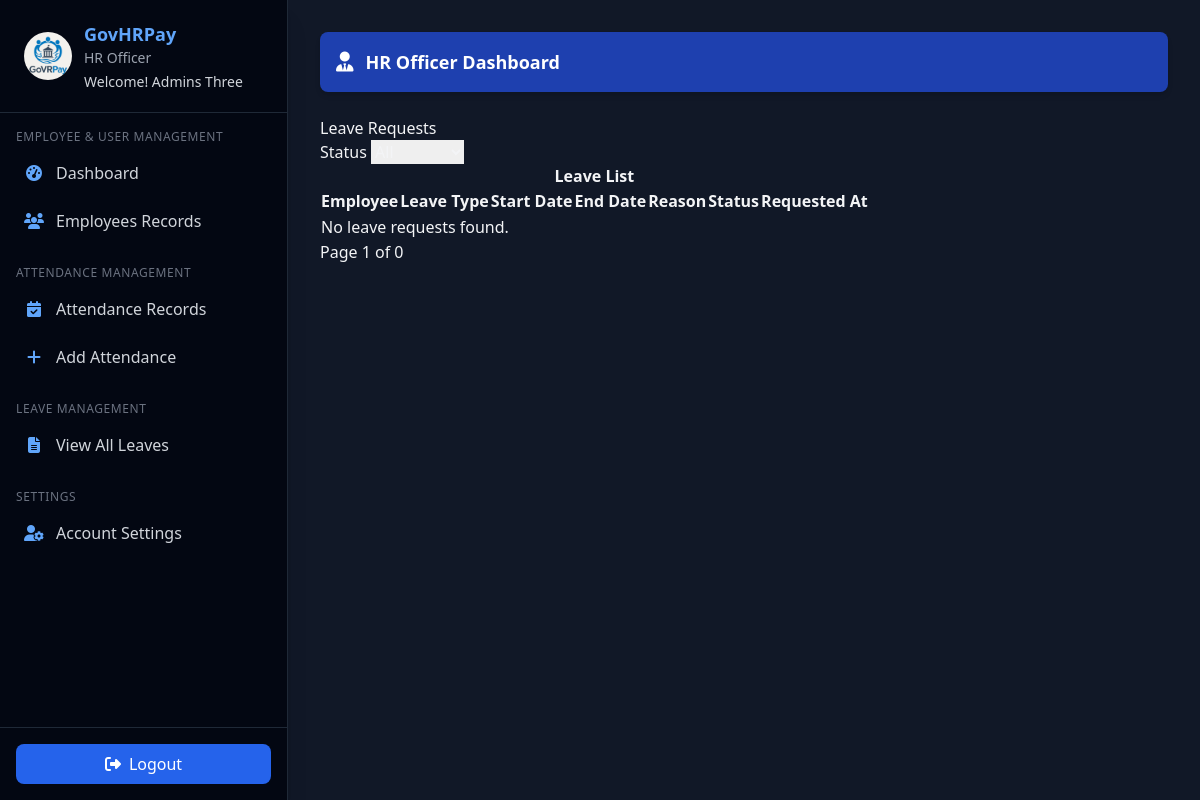
/hr/officer/leaves (signed in), run on an earlier commit of the app's database.
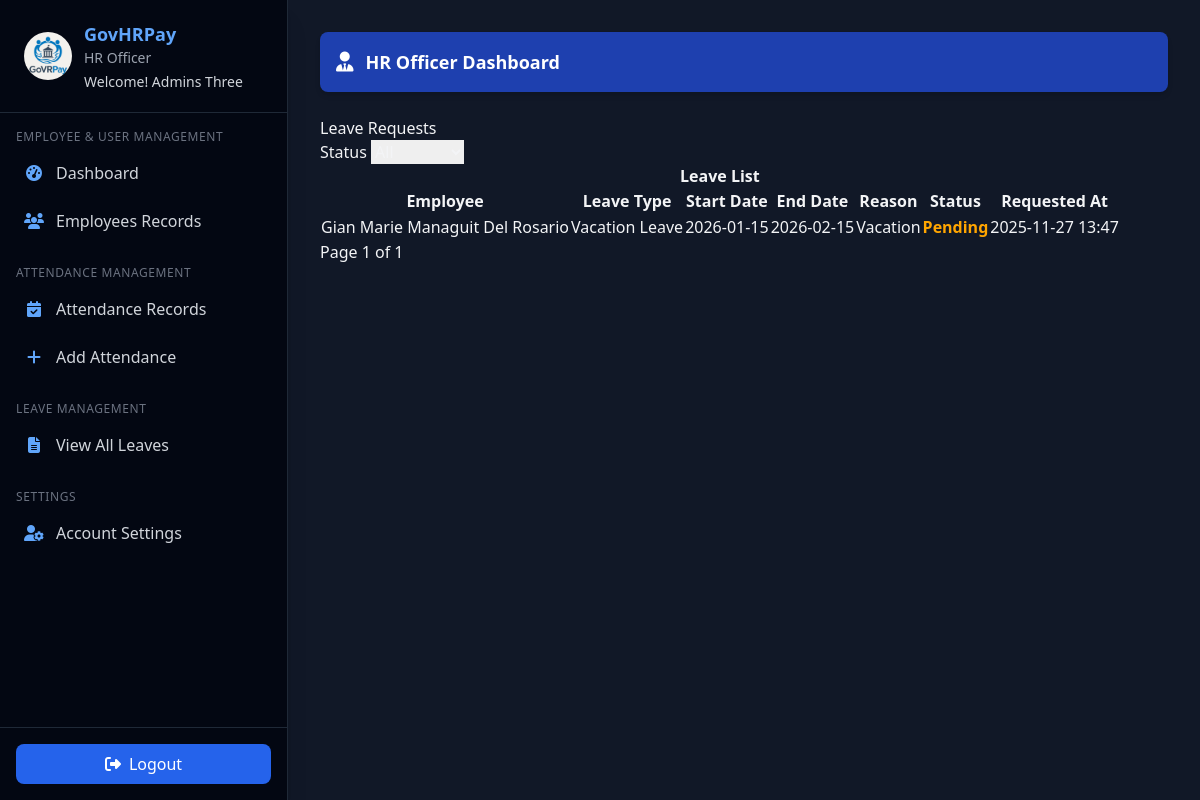
And on a later commit of the database.
### hr_system/hr/models/user.py (models this page shows, shortened)
class User(UserMixin, db.Model):
    id = db.Column(db.Integer, primary_key=True)
    email = db.Column(db.String(150), unique=True, nullable=False)
    password = db.Column(db.String(150), nullable=False)
    first_name = db.Column(db.String(100), nullable=False)
    last_name = db.Column(db.String(100), nullable=False)
    role = db.Column(db.String(50), nullable=False, default="employee")
    department_id = db.Column(
        db.Integer, db.ForeignKey('department.id', name='fk_user_department_id')
    )
    position = db.Column(db.String(100))
    active = db.Column(db.Boolean, default=True)
    created_at = db.Column(db.DateTime, default=datetime.utcnow)
    last_login = db.Column(db.DateTime)
    managed_department = db.relationship(
        "Department",
        back_populates="head",
        uselist=False,
        foreign_keys="[Department.head_id]"
    )
    employee_profile = db.relationship(
        "Employee",
        back_populates="user",
        uselist=False
    )
    approved_leaves = db.relationship(
        "Leave",
        back_populates="approver",
        lazy=True,
        foreign_keys="[Leave.approved_by]"
    )
    department = db.relationship(
        "Department",
        backref="users",
        foreign_keys=[department_id]
    )
    def get_full_name(self):
        return f"{self.first_name} {self.last_name}"

### hr_system/hr/models/hr_models.py (models this page shows, shortened)
class Leave(db.Model):
    __tablename__ = "leave"
    id = db.Column(db.Integer, primary_key=True)
    employee_id = db.Column(db.Integer, db.ForeignKey("employee.id"), nullable=False)
    leave_type_id = db.Column(db.Integer, db.ForeignKey("leave_type.id", name="fk_leave_leave_type_id"), nullable=False)
    start_date = db.Column(db.Date, nullable=False)
    end_date = db.Column(db.Date, nullable=False)
    days_requested = db.Column(db.Integer, nullable=False)
    reason = db.Column(db.Text, nullable=False)
    status = db.Column(db.String(50), default="Pending")
    approved_by = db.Column(db.Integer, db.ForeignKey("user.id", name="fk_leave_approved_by"))
    approved_at = db.Column(db.DateTime)
    comments = db.Column(db.Text)
    created_at = db.Column(db.DateTime, default=datetime.utcnow)
    updated_at = db.Column(db.DateTime, default=datetime.utcnow, onupdate=datetime.utcnow)
    employee = db.relationship("Employee", back_populates="leaves")
    leave_type = db.relationship("LeaveType", back_populates="leaves", foreign_keys=[leave_type_id])
    approver = db.relationship("User", back_populates="approved_leaves", foreign_keys=[approved_by])

class Employee(db.Model):
    __tablename__ = "employee"
    id = db.Column(db.Integer, primary_key=True)
    employee_id = db.Column(db.String(20), unique=True, nullable=False)
    user_id = db.Column(db.Integer, db.ForeignKey('user.id', name='fk_employee_user_id'), unique=True)
    department_id = db.Column(db.Integer, db.ForeignKey('department.id', name='fk_employee_department_id'))
    position_id = db.Column(db.Integer, db.ForeignKey('position.id', name='fk_employee_position_id'))
    first_name = db.Column(db.String(100), nullable=False)
    last_name = db.Column(db.String(100), nullable=False)
    middle_name = db.Column(db.String(100))
    email = db.Column(db.String(150), unique=True, nullable=False)
    phone = db.Column(db.String(20))
    barangay = db.Column(db.String(100))
    municipality = db.Column(db.String(100))
    province = db.Column(db.String(100))
    postal_code = db.Column(db.String(10))
    street_address = db.Column(db.String(255))
    salary = db.Column(db.Float)
    date_hired = db.Column(db.Date, nullable=False)
    date_of_birth = db.Column(db.Date)
    gender = db.Column(db.String(10))
    marital_status = db.Column(db.String(20))
    emergency_contact = db.Column(db.String(100))
    emergency_phone = db.Column(db.String(20))
    status = db.Column(db.String(20), default="Active")
    archived = db.Column(db.Boolean, default=False)
    archived_at = db.Column(db.DateTime)
    cs_eligibility = db.Column(db.String(50))
    created_at = db.Column(db.DateTime, default=datetime.utcnow)
    updated_at = db.Column(db.DateTime, default=datetime.utcnow, onupdate=datetime.utcnow)
    user = db.relationship("User", back_populates="employee_profile", uselist=False)
    department = db.relationship("Department", back_populates="employees", foreign_keys=[department_id])
    position = db.relationship("Position", back_populates="employees", foreign_keys=[position_id])
    attendances = db.relationship("Attendance", back_populates="employee", lazy=True)
    leaves = db.relationship("Leave", back_populates="employee", lazy=True)
    leave_credits = db.relationship("LeaveCredit", back_populates="employee", lazy=True)
    payrolls = db.relationship("Payroll", back_populates="employee", lazy=True)
    payslips = db.relationship("Payslip", back_populates="employee", lazy=True)
    employee_deductions = db.relationship("EmployeeDeduction", back_populates="employee", lazy=True, cascade="all, delete-orphan")
    employee_allowances = db.relationship("EmployeeAllowance", back_populates="employee", lazy=True, cascade="all, delete-orphan")
    employment_type_id = db.Column(db.Integer, db.ForeignKey("employment_type.id", name="fk_employee_employment_type_id"))
    employment_type = db.relationship("EmploymentType", back_populates="employees", foreign_keys=[employment_type_id])
    deductions = db.relationship(
        "Deduction",
        secondary="employee_deductions",
        viewonly=True,
        lazy="joined"
    )
    allowances = db.relationship(
        "Allowance",
        secondary="employee_allowances",
        viewonly=True,
        lazy="joined"
    )
    def get_full_name(self):
        return f"{self.first_name} {self.middle_name or ''} {self.last_name}".strip()

class LeaveType(db.Model):
    __tablename__ = 'leave_type'
    id = db.Column(db.Integer, primary_key=True)
    name = db.Column(db.String(100), unique=True, nullable=False)
    description = db.Column(db.Text)
    leaves = db.relationship('Leave', back_populates='leave_type', lazy=True)
    leave_credits = db.relationship("LeaveCredit", back_populates="leave_type", lazy=True)

### hr_system/hr/routes/hr_officer_routes.py (the view)
@hr_officer_bp.route("/leaves")
@login_required
@hr_officer_required
def view_leaves():
    page = request.args.get("page", 1, type=int)
    status_filter = request.args.get("status", "")
    query = Leave.query
    if status_filter:
        query = query.filter_by(status=status_filter)
    leaves = query.order_by(Leave.created_at.desc()).paginate(
        page=page, per_page=20, error_out=False
    )
    return render_template(
        "hr/officer/officer_view_leaves.html",
        leaves=leaves,
        status_filter=status_filter,
    )

### hr_system/hr/__init__.py (called while the page is built)
@login_manager.user_loader
def load_user(user_id):
    return User.query.get(int(user_id))

### hr_system/hr/utils.py (called while the page is built)
def hr_officer_required(f):
    @wraps(f)
    def decorated_function(*args, **kwargs):
        if not current_user.is_authenticated or current_user.role not in ['admin', 'officer']:
            return jsonify({'error': 'HR Officer access required'}), 403
        return f(*args, **kwargs)
    return decorated_function

### templates/hr/officer/officer_view_leaves.html (shortened to what this page needs)
{% extends 'hr/officer/officer_base.html' %}
{% block content %}
<main class="content-wrap">
  <header class="content-head">
    <h1>Leave Requests</h1>
  </header>
  <div class="search-container">
    <form method="get" class="filter-form" id="filterForm">
      <div class="fields">
        <div class="input-field">
          <label>Status</label>
          <select id="status" name="status">
            <option value="">All</option>
          </select>
        </div>
      </div>
    </form>
  </div>
  <div class="table-container">
    <div class="centered-container">
      <table class="responsive-table">
        <caption><b>Leave List</b></caption>
        <thead>
          <tr>
            <th>Employee</th>
            <th>Leave Type</th>
            <th>Start Date</th>
            <th>End Date</th>
            <th>Reason</th>
            <th>Status</th>
            <th>Requested At</th>
          </tr>
        </thead>
        <tbody>
          {% for leave in leaves.items %}
          <tr>
            <td data-label="Employee">{{ leave.employee.get_full_name() }}</td>
            <td data-label="Leave Type">{{ leave.leave_type.name }}</td>
            <td data-label="Start Date">{{ leave.start_date.strftime('%Y-%m-%d') }}</td>
            <td data-label="End Date">{{ leave.end_date.strftime('%Y-%m-%d') }}</td>
            <td data-label="Reason">{{ leave.reason }}</td>
            <td data-label="Status">
              <span
                {% if leave.status == 'Approved' %} style="color: green; font-weight:bold;"
                {% elif leave.status == 'Pending' %} style="color: orange; font-weight:bold;"
                {% elif leave.status == 'Rejected' %} style="color: red; font-weight:bold;"
                {% endif %}
              >
                {{ leave.status }}
              </span>
            </td>
            <td data-label="Requested At">{{ leave.created_at.strftime('%Y-%m-%d %H:%M') }}</td>
          </tr>
          {% else %}
          <tr>
            <td colspan="7">No leave requests found.</td>
          </tr>
          {% endfor %}
        </tbody>
      </table>
      <div class="pagination">
        Page {{ leaves.page }} of {{ leaves.pages }}
      </div>
    </div>
  </div>
</main>
{% endblock %}

### templates/hr/officer/officer_base.html (shortened to what this page needs)
<!DOCTYPE html>
<html lang="en">
  <head>
    <script src="https://cdn.tailwindcss.com"></script>
    <link
      rel="stylesheet"
      href="https://cdnjs.cloudflare.com/ajax/libs/font-awesome/6.5.2/css/all.min.css"
    />
  </head>
  <body class="bg-gray-900 text-gray-100 flex flex-col md:flex-row min-h-screen font-sans">
    <aside id="sidebar"
      class="bg-gray-950 text-white w-64 sm:w-72 flex-shrink-0 fixed md:static inset-y-0 left-0
             transform -translate-x-full md:translate-x-0 transition-transform duration-300 z-30
             flex flex-col justify-between border-r border-gray-800 shadow-xl">
      <div class="overflow-y-auto flex-grow">
        <div class="flex items-center gap-3 px-6 py-5 border-b border-gray-800 sticky top-0 bg-gray-950 z-10">
          <img src="{{ url_for('officer.static', filename='img/logo2.avif') }}"
               class="w-12 h-12 rounded-full object-cover">
          <div>
            <h2 class="text-lg font-semibold text-blue-400">GovHRPay</h2>
            <p class="text-sm text-gray-400">HR Officer</p>
            <p class="text-sm text-gray-300 mt-1">
              Welcome! <span class="font-medium">{{ current_user.get_full_name() }}</span>
            </p>
          </div>
        </div>
        <nav class="mt-4 px-4 text-gray-300 space-y-6">
          {% for section, links in {
            "Employee & User Management": [
              ("fa-gauge-high", "Dashboard", "officer.hr_dashboard"),
              ("fa-users", "Employees Records", "officer.employees")
            ],
            "Attendance Management": [
              ("fa-calendar-check", "Attendance Records", "officer.attendance"),
              ("fa-plus", "Add Attendance", "officer.add_attendance")
            ],
            "Leave Management": [
              ("fa-file-lines", "View All Leaves", "officer.view_leaves")
            ],
            "Settings": [
              ("fa-user-gear", "Account Settings", "officer.edit_password")
            ]
          }.items() %}
          <div>
            <h3 class="text-xs uppercase tracking-wider text-gray-500 mb-2">
              {{ section }}
            </h3>
            <ul class="space-y-2">
              {% for icon, text, url in links %}
              <li>
                <a href="{{ url_for(url) }}"
                   class="flex items-center gap-3 p-2 rounded-lg hover:bg-blue-700/40 transition">
                  <i class="fa-solid {{ icon }} text-blue-400 w-5 text-center"></i>
                  <span>{{ text }}</span>
                </a>
              </li>
              {% endfor %}
            </ul>
          </div>
        </nav>
      </div>
      <div class="p-4 border-t border-gray-800">
        <button id="logoutBtn"
          class="flex items-center gap-2 w-full justify-center py-2 rounded-lg
                 bg-blue-600 hover:bg-blue-700 transition">
          <i class="fa-solid fa-right-from-bracket"></i> Logout
        </button>
      </div>
    </aside>
    <main class="flex-1 p-4 sm:p-6 md:p-8 overflow-y-auto bg-gray-900">
      <div class="bg-blue-800 text-white rounded-lg p-4 mb-6 hidden md:flex items-center gap-3 shadow-md">
        <i class="fa-solid fa-user-tie text-xl"></i>
        <h1 class="text-lg font-semibold">HR Officer Dashboard</h1>
      </div>
      {% block content %}{% endblock %}
    </main>
  </body>
</html>

What changed in the data, as far as the page shows it:
added Leave: employee.get_full_name "Gian Marie Managuit Del Rosario", leave_type.name "Vacation Leave", start_date "2026-01-15", end_date "2026-02-15", reason "Vacation", status "Pending", created_at "2025-11-27 13:47"
Also different on the page:
{{ leaves.pages }}: "0" → "1"
text no longer shown: "No leave requests found."
